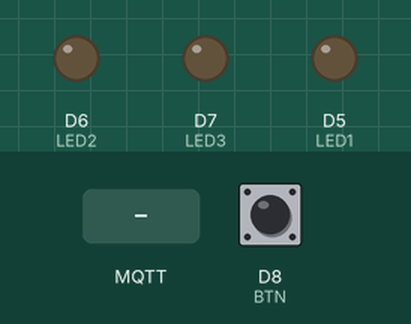
Bench run of a sketch on a simulated ESP8266 (Wemos D1 mini). Parts: output pins drawn as LEDs (lit = HIGH). The test bench sets the inputs (shaded band); at power-on: D8 (BTN) HIGH. WiFi joins after 1.5 s; servers stay silent unless stated; no MQTT or app messages arrive unless stated; what the sketch prints to the serial monitor is not drawn.

Above: at 3.2 s.
3.3 s: MQTT message "LED1" arrives on the first subscribed topic
At 5.2 s:
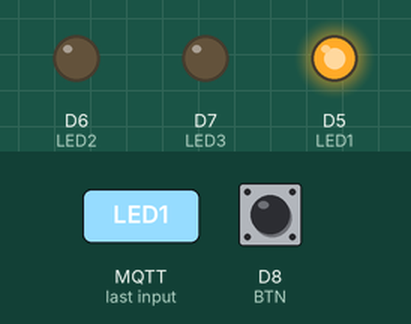
5.5 s: MQTT message "LED2" arrives on the first subscribed topic
At 7.0 s:
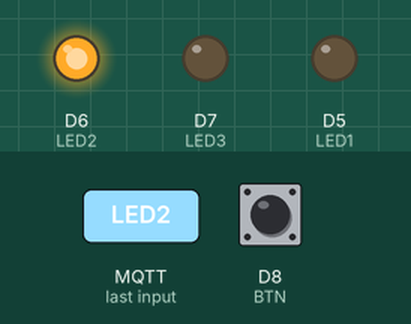
7.5 s: MQTT message "LED3" arrives on the first subscribed topic
At 8.6 s:
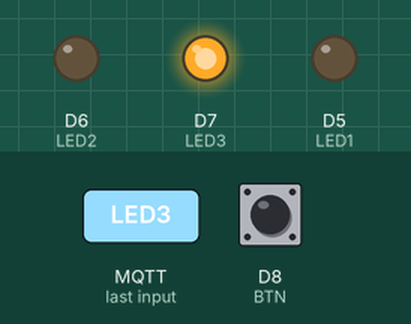
Timing chart, 0 to 10.5 s (numbered marks = the images above; inputs shaded):
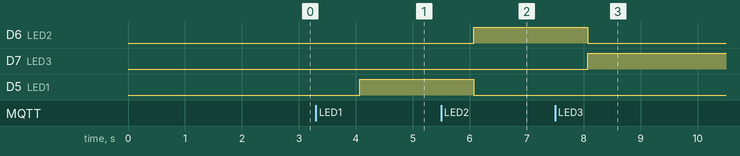

Measured:
- after the input at 3.3 s, D5 (LED1): LOW → HIGH after 0.77 s
- after the input at 5.5 s, D6 (LED2): LOW → HIGH after 0.57 s; D5 (LED1): HIGH → LOW after 0.57 s
- after the input at 7.5 s, D6 (LED2): HIGH → LOW after 0.57 s; D7 (LED3): LOW → HIGH after 0.57 s

The sketch:

Task1.2.ino
```cpp
#include <ESP8266WiFi.h>       // Dùng ESP8266
#include <PubSubClient.h>

#define LED1 D5
#define LED2 D6
#define LED3 D7
#define BTN D8

bool state = true;
int value = 0;


bool ledState1 = false;
bool ledState2 = false;
bool ledState3 = false;

 // Trạng thái LED
bool buttonPressed = false;
unsigned long buttonPressTime = 0;
const long holdTime = 1000;

const char* ssid = "WemosTest";
const char* password = "01072003";

const char* mqtt_server = "192.168.43.40";
const int mqtt_port = 1883;

const char* mqtt_user = "wemos2";
const char* mqtt_password = "admin123";

WiFiClient espClient;
PubSubClient client(espClient);

void setup_wifi() {
  delay(10);
  Serial.println();
  Serial.print("Connecting to WiFi...");
  WiFi.begin(ssid, password);

  while (WiFi.status() != WL_CONNECTED) {
    delay(1000);
    Serial.print(".");
  }

  Serial.println("\nWiFi connected!");
  Serial.print("IP: ");
  Serial.println(WiFi.localIP());
}

void callback(char* topic, byte* payload, unsigned int length) {
  Serial.print("Message arrived [");
  Serial.print(topic);
  Serial.print("] ");

  String message = "";
  for (unsigned int i = 0; i < length; i++) {
    message += (char)payload[i];
  }
  Serial.println(message);

    // Xử lý MQTT để bật/tắt LED từ xa
if (String(topic) == "wemos/led") {
    digitalWrite(LED1, LOW);
    digitalWrite(LED2, LOW);
    digitalWrite(LED3, LOW);  // Tắt tất cả LED trước khi bật

    if (message == "LED1") {
        digitalWrite(LED1, HIGH);
        value = 1;
    } else if (message == "LED2") {
        digitalWrite(LED2, HIGH);
        value = 2;
    } else if (message == "LED3") {
        digitalWrite(LED3, HIGH);
        value = 0;
    }
}
}

void reconnect() {
  while (!client.connected()) {
    Serial.print("Attempting MQTT connection...");
    if (client.connect("wemos2", mqtt_user, mqtt_password)) {
      Serial.println("Connected to MQTT Broker!");
      client.subscribe("wemos/led");
    } else {
      Serial.print("Failed, rc=");
      Serial.print(client.state());
      Serial.println(" retrying in 5 seconds...");
      delay(5000);
    }
  }
}

void setup() {
  Serial.begin(9600);
  setup_wifi();
  client.setServer(mqtt_server, mqtt_port);
  client.setCallback(callback);

  pinMode(LED1, OUTPUT);
  pinMode(LED2, OUTPUT);
  pinMode(LED3, OUTPUT);
  pinMode(BTN, INPUT_PULLUP);

  }
void loop() {
  if (!client.connected()) {
    reconnect();
  }
  client.loop();


  bool buttonState = digitalRead(BTN);
  // Serial.println(buttonState);

  if (buttonState == HIGH) {  // Nhấn nút
      if (!buttonPressed) {
          buttonPressed = true;
          buttonPressTime = millis();
      }
      else if (millis() - buttonPressTime >= holdTime) {

          if (value == 0) {
              client.publish("wemos/led", "LED1");
              value += 1;
              Serial.print("Value: ");
              Serial.println(value);
          }
          else if (value == 1) {
              client.publish("wemos/led", "LED2");
              value +=1;
              Serial.print("Value: ");
              Serial.println(value);
          }
          else if (value == 2) {
              client.publish("wemos/led", "LED3");
              value = 0;
              Serial.print("Value: ");
              Serial.println(value);
          }

          buttonPressed = false;  // Reset trạng thái sau khi đã đổi LED
      }
  } else {
      buttonPressed = false;
  }
  delay(1000);
}
```
